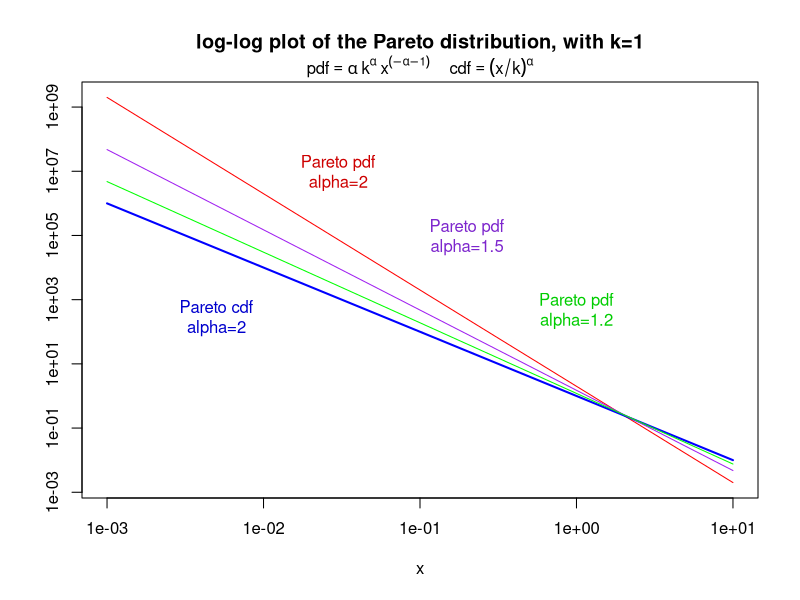

This figure's R source:
ppareto = function(x, alpha=2, k=1)  (x/k)^(-alpha)
dpareto = function(x, alpha=2, k=1)  alpha * k^alpha * x^(-alpha-1)

curve( dpareto, 1e-3, 10, col="red",  log="xy", ylab="", main="log-log plot of the Pareto distribution, with k=1")
curve( ppareto, 1e-3, 10, col="blue", log="xy", ylab="", add=TRUE, lwd=2)
curve( dpareto(x,alpha=1.5), 1e-3, 10, col="purple", log="xy", ylab="", add=TRUE)
curve( dpareto(x,alpha=1.2), 1e-3, 10, col="green", log="xy", ylab="", add=TRUE)

text(5e-3,3e2,"Pareto cdf\nalpha=2", col="blue3")
text(3e-2,1e7,"Pareto pdf\nalpha=2", col="red3")
text(2e-1,1e5,"Pareto pdf\nalpha=1.5", col="purple3")
text(1e-0,5e2,"Pareto pdf\nalpha=1.2", col="green3")

mtext( expression( pdf == alpha ~ k^alpha ~ x^(-alpha-1) ~ ~ ~ ~ ~ cdf == (x/k)^alpha ))
